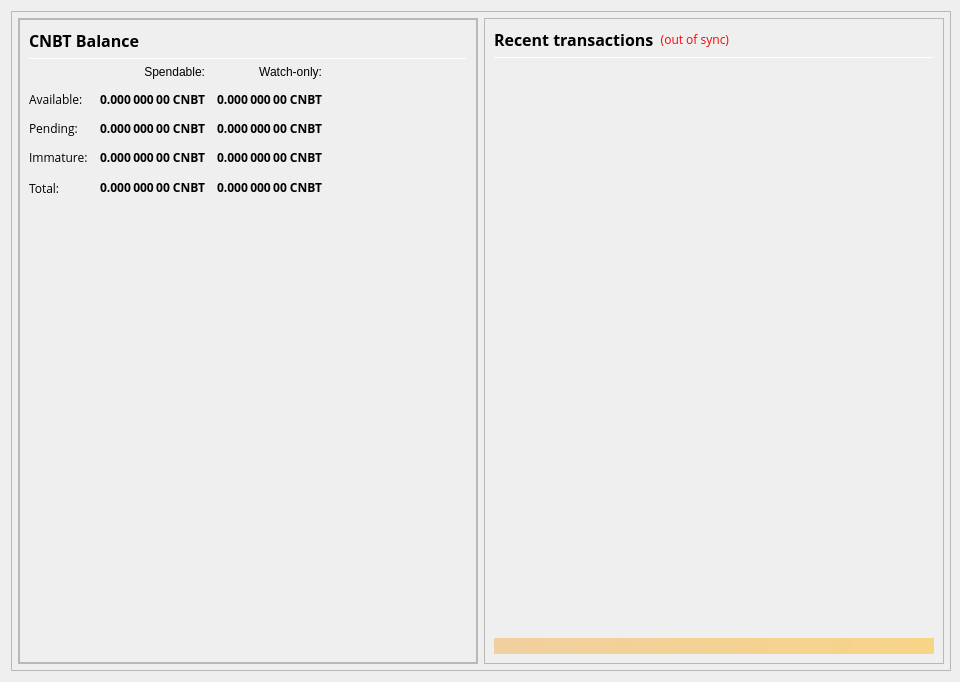
<?xml version="1.0" encoding="UTF-8"?>
<ui version="4.0">
 <class>OverviewPage</class>
 <widget class="QWidget" name="OverviewPage">
  <property name="geometry">
   <rect>
    <x>0</x>
    <y>0</y>
    <width>960</width>
    <height>682</height>
   </rect>
  </property>
  <property name="minimumSize">
   <size>
    <width>960</width>
    <height>682</height>
   </size>
  </property>
  <property name="maximumSize">
   <size>
    <width>960</width>
    <height>682</height>
   </size>
  </property>
  <property name="windowTitle">
   <string>Form</string>
  </property>
  <layout class="QVBoxLayout" name="topLayout" stretch="1">
   <property name="rightMargin">
    <number>9</number>
   </property>
   <item>
    <widget class="QFrame" name="frame_BG">
     <property name="minimumSize">
      <size>
       <width>850</width>
       <height>610</height>
      </size>
     </property>
     <property name="maximumSize">
      <size>
       <width>16777215</width>
       <height>16777215</height>
      </size>
     </property>
     <property name="frameShape">
      <enum>QFrame::StyledPanel</enum>
     </property>
     <property name="frameShadow">
      <enum>QFrame::Raised</enum>
     </property>
     <layout class="QVBoxLayout" name="verticalLayout_3" stretch="0">
      <property name="leftMargin">
       <number>0</number>
      </property>
      <property name="topMargin">
       <number>0</number>
      </property>
      <property name="rightMargin">
       <number>0</number>
      </property>
      <property name="bottomMargin">
       <number>6</number>
      </property>
      <item>
       <layout class="QVBoxLayout" name="verticalLayout_Master" stretch="0,1">
        <property name="leftMargin">
         <number>0</number>
        </property>
        <property name="topMargin">
         <number>0</number>
        </property>
        <property name="rightMargin">
         <number>0</number>
        </property>
        <property name="bottomMargin">
         <number>0</number>
        </property>
        <item>
         <widget class="QFrame" name="frame_Header">
          <layout class="QVBoxLayout" name="verticalLayout_Header" stretch="0">
           <property name="leftMargin">
            <number>0</number>
           </property>
           <property name="topMargin">
            <number>0</number>
           </property>
           <property name="rightMargin">
            <number>0</number>
           </property>
           <property name="bottomMargin">
            <number>0</number>
           </property>
           <item>
            <layout class="QHBoxLayout" name="horizontalLayout_Header">
             <property name="spacing">
              <number>6</number>
             </property>
            </layout>
           </item>
          </layout>
         </widget>
        </item>
        <item>
         <widget class="QFrame" name="frame_Content">
          <layout class="QVBoxLayout" name="verticalLayout_Content">
           <property name="leftMargin">
            <number>6</number>
           </property>
           <property name="topMargin">
            <number>0</number>
           </property>
           <property name="rightMargin">
            <number>6</number>
           </property>
           <property name="bottomMargin">
            <number>0</number>
           </property>
           <item>
            <layout class="QHBoxLayout" name="horizontalLayout_Content" stretch="1,1">
             <property name="spacing">
              <number>6</number>
             </property>
             <item>
              <layout class="QVBoxLayout" name="verticalLayout_left" stretch="1">
               <item>
                <widget class="QFrame" name="frameObfuscation">
                 <property name="minimumSize">
                  <size>
                   <width>0</width>
                   <height>0</height>
                  </size>
                 </property>
                 <property name="frameShape">
                  <enum>QFrame::StyledPanel</enum>
                 </property>
                 <property name="frameShadow">
                  <enum>QFrame::Raised</enum>
                 </property>
                 <layout class="QVBoxLayout" name="verticalLayout" stretch="0">
                  <property name="leftMargin">
                   <number>0</number>
                  </property>
                  <property name="topMargin">
                   <number>0</number>
                  </property>
                  <property name="rightMargin">
                   <number>0</number>
                  </property>
                  <property name="bottomMargin">
                   <number>0</number>
                  </property>
                  <item>
                   <widget class="QFrame" name="frame_Balances">
                    <property name="frameShape">
                     <enum>QFrame::StyledPanel</enum>
                    </property>
                    <property name="frameShadow">
                     <enum>QFrame::Raised</enum>
                    </property>
                    <layout class="QVBoxLayout" name="verticalLayout_4">
                     <item>
                      <layout class="QHBoxLayout" name="horizontalLayout_4">
                       <item>
                        <widget class="QLabel" name="label_5">
                         <property name="minimumSize">
                          <size>
                           <width>0</width>
                           <height>20</height>
                          </size>
                         </property>
                         <property name="font">
                          <font>
                           <family>Open Sans</family>
                           <pointsize>12</pointsize>
                           <weight>75</weight>
                           <bold>true</bold>
                          </font>
                         </property>
                         <property name="text">
                          <string>CNBT Balance</string>
                         </property>
                        </widget>
                       </item>
                       <item>
                        <spacer name="horizontalSpacer_3">
                         <property name="orientation">
                          <enum>Qt::Horizontal</enum>
                         </property>
                         <property name="sizeHint" stdset="0">
                          <size>
                           <width>40</width>
                           <height>20</height>
                          </size>
                         </property>
                        </spacer>
                       </item>
                      </layout>
                     </item>
                     <item>
                      <widget class="Line" name="line_Balance">
                       <property name="minimumSize">
                        <size>
                         <width>0</width>
                         <height>1</height>
                        </size>
                       </property>
                       <property name="maximumSize">
                        <size>
                         <width>16777215</width>
                         <height>1</height>
                        </size>
                       </property>
                       <property name="orientation">
                        <enum>Qt::Horizontal</enum>
                       </property>
                      </widget>
                     </item>
                     <item>
                      <layout class="QGridLayout" name="gridLayout">
                       <property name="spacing">
                        <number>12</number>
                       </property>
                       <item row="0" column="1">
                        <widget class="QLabel" name="labelSpendable">
                         <property name="text">
                          <string>Spendable:</string>
                         </property>
                         <property name="alignment">
                          <set>Qt::AlignRight|Qt::AlignTrailing|Qt::AlignVCenter</set>
                         </property>
                        </widget>
                       </item>
                       <item row="0" column="2">
                        <widget class="QLabel" name="labelWatchonly">
                         <property name="text">
                          <string>Watch-only:</string>
                         </property>
                         <property name="alignment">
                          <set>Qt::AlignRight|Qt::AlignTrailing|Qt::AlignVCenter</set>
                         </property>
                        </widget>
                       </item>
                       <item row="1" column="0">
                        <widget class="QLabel" name="labelBalanceText">
                         <property name="font">
                          <font>
                           <family>Open Sans</family>
                          </font>
                         </property>
                         <property name="text">
                          <string>Available:</string>
                         </property>
                        </widget>
                       </item>
                       <item row="1" column="1">
                        <widget class="QLabel" name="labelBalance">
                         <property name="font">
                          <font>
                           <family>Open Sans</family>
                           <weight>75</weight>
                           <bold>true</bold>
                          </font>
                         </property>
                         <property name="cursor">
                          <cursorShape>IBeamCursor</cursorShape>
                         </property>
                         <property name="toolTip">
                          <string>Your current spendable balance</string>
                         </property>
                         <property name="text">
                          <string notr="true">0.000 000 00 CNBT</string>
                         </property>
                         <property name="alignment">
                          <set>Qt::AlignRight|Qt::AlignTrailing|Qt::AlignVCenter</set>
                         </property>
                         <property name="textInteractionFlags">
                          <set>Qt::LinksAccessibleByMouse|Qt::TextSelectableByKeyboard|Qt::TextSelectableByMouse</set>
                         </property>
                        </widget>
                       </item>
                       <item row="1" column="2">
                        <widget class="QLabel" name="labelWatchAvailable">
                         <property name="font">
                          <font>
                           <family>Open Sans</family>
                           <weight>75</weight>
                           <bold>true</bold>
                          </font>
                         </property>
                         <property name="cursor">
                          <cursorShape>IBeamCursor</cursorShape>
                         </property>
                         <property name="toolTip">
                          <string>Your current balance in watch-only addresses</string>
                         </property>
                         <property name="text">
                          <string notr="true">0.000 000 00 CNBT</string>
                         </property>
                         <property name="alignment">
                          <set>Qt::AlignRight|Qt::AlignTrailing|Qt::AlignVCenter</set>
                         </property>
                         <property name="textInteractionFlags">
                          <set>Qt::LinksAccessibleByMouse|Qt::TextSelectableByKeyboard|Qt::TextSelectableByMouse</set>
                         </property>
                        </widget>
                       </item>
                       <item row="2" column="0">
                        <widget class="QLabel" name="labelPendingText">
                         <property name="font">
                          <font>
                           <family>Open Sans</family>
                          </font>
                         </property>
                         <property name="text">
                          <string>Pending:</string>
                         </property>
                        </widget>
                       </item>
                       <item row="2" column="1">
                        <widget class="QLabel" name="labelUnconfirmed">
                         <property name="font">
                          <font>
                           <family>Open Sans</family>
                           <weight>75</weight>
                           <bold>true</bold>
                          </font>
                         </property>
                         <property name="cursor">
                          <cursorShape>IBeamCursor</cursorShape>
                         </property>
                         <property name="toolTip">
                          <string>Total of transactions that have yet to be confirmed, and do not yet count toward the spendable balance</string>
                         </property>
                         <property name="text">
                          <string notr="true">0.000 000 00 CNBT</string>
                         </property>
                         <property name="alignment">
                          <set>Qt::AlignRight|Qt::AlignTrailing|Qt::AlignVCenter</set>
                         </property>
                         <property name="textInteractionFlags">
                          <set>Qt::LinksAccessibleByMouse|Qt::TextSelectableByKeyboard|Qt::TextSelectableByMouse</set>
                         </property>
                        </widget>
                       </item>
                       <item row="2" column="2">
                        <widget class="QLabel" name="labelWatchPending">
                         <property name="font">
                          <font>
                           <family>Open Sans</family>
                           <weight>75</weight>
                           <bold>true</bold>
                          </font>
                         </property>
                         <property name="cursor">
                          <cursorShape>IBeamCursor</cursorShape>
                         </property>
                         <property name="toolTip">
                          <string>Unconfirmed transactions to watch-only addresses</string>
                         </property>
                         <property name="text">
                          <string notr="true">0.000 000 00 CNBT</string>
                         </property>
                         <property name="alignment">
                          <set>Qt::AlignRight|Qt::AlignTrailing|Qt::AlignVCenter</set>
                         </property>
                         <property name="textInteractionFlags">
                          <set>Qt::LinksAccessibleByMouse|Qt::TextSelectableByKeyboard|Qt::TextSelectableByMouse</set>
                         </property>
                        </widget>
                       </item>
                       <item row="3" column="0">
                        <widget class="QLabel" name="labelImmatureText">
                         <property name="font">
                          <font>
                           <family>Open Sans</family>
                          </font>
                         </property>
                         <property name="text">
                          <string>Immature:</string>
                         </property>
                        </widget>
                       </item>
                       <item row="3" column="1">
                        <widget class="QLabel" name="labelImmature">
                         <property name="font">
                          <font>
                           <family>Open Sans</family>
                           <weight>75</weight>
                           <bold>true</bold>
                          </font>
                         </property>
                         <property name="cursor">
                          <cursorShape>IBeamCursor</cursorShape>
                         </property>
                         <property name="toolTip">
                          <string>Staked or masternode rewards that has not yet matured</string>
                         </property>
                         <property name="text">
                          <string notr="true">0.000 000 00 CNBT</string>
                         </property>
                         <property name="alignment">
                          <set>Qt::AlignRight|Qt::AlignTrailing|Qt::AlignVCenter</set>
                         </property>
                         <property name="textInteractionFlags">
                          <set>Qt::LinksAccessibleByMouse|Qt::TextSelectableByKeyboard|Qt::TextSelectableByMouse</set>
                         </property>
                        </widget>
                       </item>
                       <item row="3" column="2">
                        <widget class="QLabel" name="labelWatchImmature">
                         <property name="font">
                          <font>
                           <family>Open Sans</family>
                           <weight>75</weight>
                           <bold>true</bold>
                          </font>
                         </property>
                         <property name="cursor">
                          <cursorShape>IBeamCursor</cursorShape>
                         </property>
                         <property name="toolTip">
                          <string>Staked or masternode rewards in watch-only addresses that has not yet matured</string>
                         </property>
                         <property name="text">
                          <string notr="true">0.000 000 00 CNBT</string>
                         </property>
                         <property name="alignment">
                          <set>Qt::AlignRight|Qt::AlignTrailing|Qt::AlignVCenter</set>
                         </property>
                         <property name="textInteractionFlags">
                          <set>Qt::LinksAccessibleByMouse|Qt::TextSelectableByKeyboard|Qt::TextSelectableByMouse</set>
                         </property>
                        </widget>
                       </item>
                       <item row="4" column="0">
                        <widget class="QLabel" name="labelTotalText">
                         <property name="font">
                          <font>
                           <family>Open Sans</family>
                          </font>
                         </property>
                         <property name="toolTip">
                          <string>Your current CANNABITS balance, unconfirmed and immature transactions included</string>
                         </property>
                         <property name="text">
                          <string>Total:</string>
                         </property>
                        </widget>
                       </item>
                       <item row="4" column="1">
                        <widget class="QLabel" name="labelTotal">
                         <property name="font">
                          <font>
                           <family>Open Sans</family>
                           <weight>75</weight>
                           <bold>true</bold>
                          </font>
                         </property>
                         <property name="cursor">
                          <cursorShape>IBeamCursor</cursorShape>
                         </property>
                         <property name="toolTip">
                          <string>Your current CANNABITS balance, unconfirmed and immature transactions included</string>
                         </property>
                         <property name="text">
                          <string notr="true">0.000 000 00 CNBT</string>
                         </property>
                         <property name="alignment">
                          <set>Qt::AlignRight|Qt::AlignTrailing|Qt::AlignVCenter</set>
                         </property>
                         <property name="textInteractionFlags">
                          <set>Qt::LinksAccessibleByMouse|Qt::TextSelectableByKeyboard|Qt::TextSelectableByMouse</set>
                         </property>
                        </widget>
                       </item>
                       <item row="4" column="2">
                        <widget class="QLabel" name="labelWatchTotal">
                         <property name="font">
                          <font>
                           <family>Open Sans</family>
                           <weight>75</weight>
                           <bold>true</bold>
                          </font>
                         </property>
                         <property name="cursor">
                          <cursorShape>IBeamCursor</cursorShape>
                         </property>
                         <property name="toolTip">
                          <string>Current total balance in watch-only addresses</string>
                         </property>
                         <property name="text">
                          <string notr="true">0.000 000 00 CNBT</string>
                         </property>
                         <property name="alignment">
                          <set>Qt::AlignRight|Qt::AlignTrailing|Qt::AlignVCenter</set>
                         </property>
                         <property name="textInteractionFlags">
                          <set>Qt::LinksAccessibleByMouse|Qt::TextSelectableByKeyboard|Qt::TextSelectableByMouse</set>
                         </property>
                        </widget>
                       </item>
                       <item row="4" column="3">
                        <spacer name="horizontalSpacer_9">
                         <property name="orientation">
                          <enum>Qt::Horizontal</enum>
                         </property>
                         <property name="sizeHint" stdset="0">
                          <size>
                           <width>40</width>
                           <height>20</height>
                          </size>
                         </property>
                        </spacer>
                       </item>
                      </layout>
                     </item>
                     <item>
                      <spacer name="verticalSpacer_3">
                       <property name="orientation">
                        <enum>Qt::Vertical</enum>
                       </property>
                       <property name="sizeHint" stdset="0">
                        <size>
                         <width>20</width>
                         <height>40</height>
                        </size>
                       </property>
                      </spacer>
                     </item>
                    </layout>
                   </widget>
                  </item>
                 </layout>
                </widget>
               </item>
              </layout>
             </item>
             <item>
              <layout class="QVBoxLayout" name="verticalLayout_right" stretch="1">
               <item>
                <widget class="QFrame" name="frame_RecentTransactions">
                 <property name="minimumSize">
                  <size>
                   <width>0</width>
                   <height>0</height>
                  </size>
                 </property>
                 <property name="frameShape">
                  <enum>QFrame::StyledPanel</enum>
                 </property>
                 <property name="frameShadow">
                  <enum>QFrame::Raised</enum>
                 </property>
                 <layout class="QVBoxLayout" name="verticalLayout_1" stretch="0,0,0,0,0">
                  <item>
                   <layout class="QHBoxLayout" name="horizontalLayout_2">
                    <item>
                     <widget class="QLabel" name="label_4">
                      <property name="minimumSize">
                       <size>
                        <width>0</width>
                        <height>20</height>
                       </size>
                      </property>
                      <property name="font">
                       <font>
                        <family>Open Sans</family>
                        <pointsize>12</pointsize>
                        <weight>75</weight>
                        <bold>true</bold>
                       </font>
                      </property>
                      <property name="text">
                       <string>Recent transactions</string>
                      </property>
                     </widget>
                    </item>
                    <item>
                     <widget class="QLabel" name="labelTransactionsStatus">
                      <property name="font">
                       <font>
                        <family>Open Sans</family>
                       </font>
                      </property>
                      <property name="cursor">
                       <cursorShape>WhatsThisCursor</cursorShape>
                      </property>
                      <property name="toolTip">
                       <string>The displayed information may be out of date. Your wallet automatically synchronizes with the CANNABITS network after a connection is established, but this process has not completed yet.</string>
                      </property>
                      <property name="styleSheet">
                       <string notr="true">QLabel { color: red; }</string>
                      </property>
                      <property name="text">
                       <string notr="true">(out of sync)</string>
                      </property>
                      <property name="alignment">
                       <set>Qt::AlignRight|Qt::AlignTrailing|Qt::AlignVCenter</set>
                      </property>
                     </widget>
                    </item>
                    <item>
                     <spacer name="horizontalSpacer">
                      <property name="orientation">
                       <enum>Qt::Horizontal</enum>
                      </property>
                      <property name="sizeHint" stdset="0">
                       <size>
                        <width>40</width>
                        <height>20</height>
                       </size>
                      </property>
                     </spacer>
                    </item>
                   </layout>
                  </item>
                  <item>
                   <widget class="Line" name="line">
                    <property name="minimumSize">
                     <size>
                      <width>0</width>
                      <height>1</height>
                     </size>
                    </property>
                    <property name="maximumSize">
                     <size>
                      <width>16777215</width>
                      <height>1</height>
                     </size>
                    </property>
                    <property name="orientation">
                     <enum>Qt::Horizontal</enum>
                    </property>
                   </widget>
                  </item>
                  <item>
                   <widget class="QListView" name="listTransactions">
                    <property name="minimumSize">
                     <size>
                      <width>0</width>
                      <height>0</height>
                     </size>
                    </property>
                    <property name="styleSheet">
                     <string notr="true">QListView { background: transparent; }</string>
                    </property>
                    <property name="frameShape">
                     <enum>QFrame::NoFrame</enum>
                    </property>
                    <property name="verticalScrollBarPolicy">
                     <enum>Qt::ScrollBarAlwaysOff</enum>
                    </property>
                    <property name="horizontalScrollBarPolicy">
                     <enum>Qt::ScrollBarAlwaysOff</enum>
                    </property>
                    <property name="selectionMode">
                     <enum>QAbstractItemView::NoSelection</enum>
                    </property>
                   </widget>
                  </item>
                  <item>
                   <spacer name="verticalSpacer_2">
                    <property name="orientation">
                     <enum>Qt::Vertical</enum>
                    </property>
                    <property name="sizeType">
                     <enum>QSizePolicy::Expanding</enum>
                    </property>
                    <property name="sizeHint" stdset="0">
                     <size>
                      <width>20</width>
                      <height>40</height>
                     </size>
                    </property>
                   </spacer>
                  </item>
                  <item>
                   <widget class="QLabel" name="labelAlerts">
                    <property name="maximumSize">
                     <size>
                      <width>16777215</width>
                      <height>16777215</height>
                     </size>
                    </property>
                    <property name="font">
                     <font>
                      <family>Open Sans</family>
                     </font>
                    </property>
                    <property name="styleSheet">
                     <string notr="true">background-color: qlineargradient(x1: 0, y1: 0, x2: 1, y2: 0, stop:0 #F0D0A0, stop:1 #F8D488); color:#000000;</string>
                    </property>
                    <property name="text">
                     <string/>
                    </property>
                    <property name="wordWrap">
                     <bool>true</bool>
                    </property>
                    <property name="margin">
                     <number>3</number>
                    </property>
                   </widget>
                  </item>
                 </layout>
                </widget>
               </item>
              </layout>
             </item>
            </layout>
           </item>
          </layout>
         </widget>
        </item>
       </layout>
      </item>
     </layout>
    </widget>
   </item>
  </layout>
 </widget>
 <resources/>
 <connections/>
</ui>
